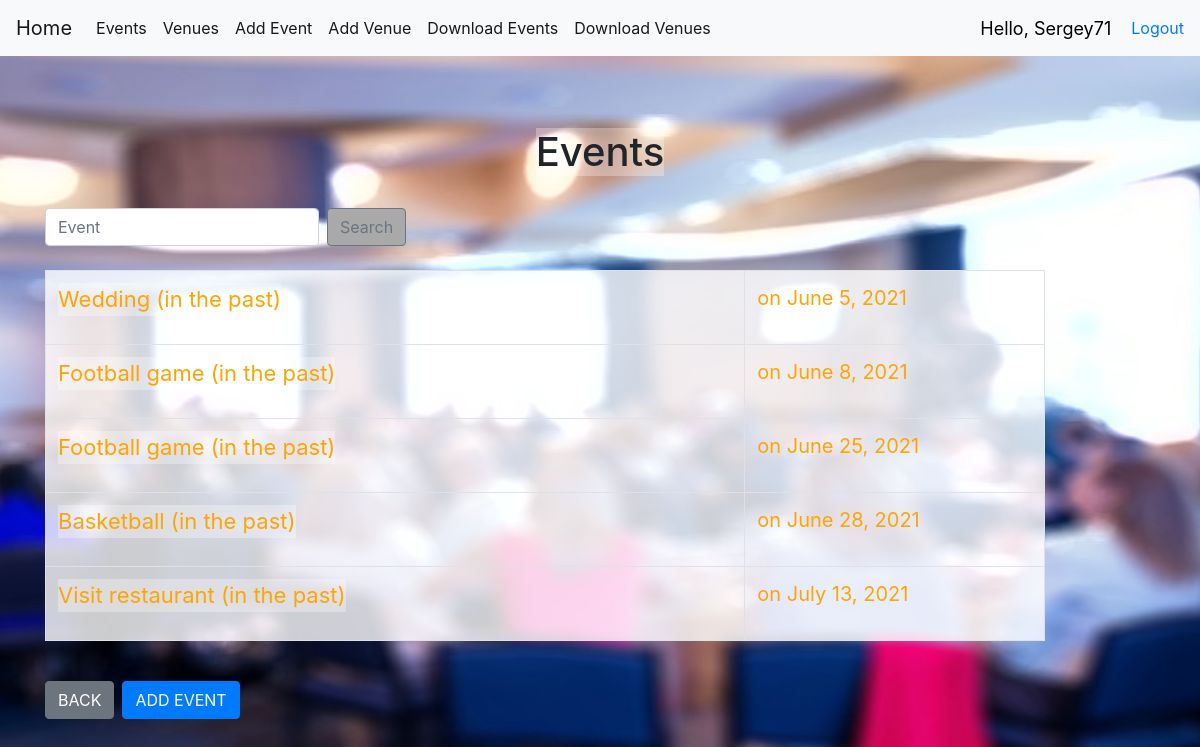
Page /events/ (signed in) on the earlier database version.
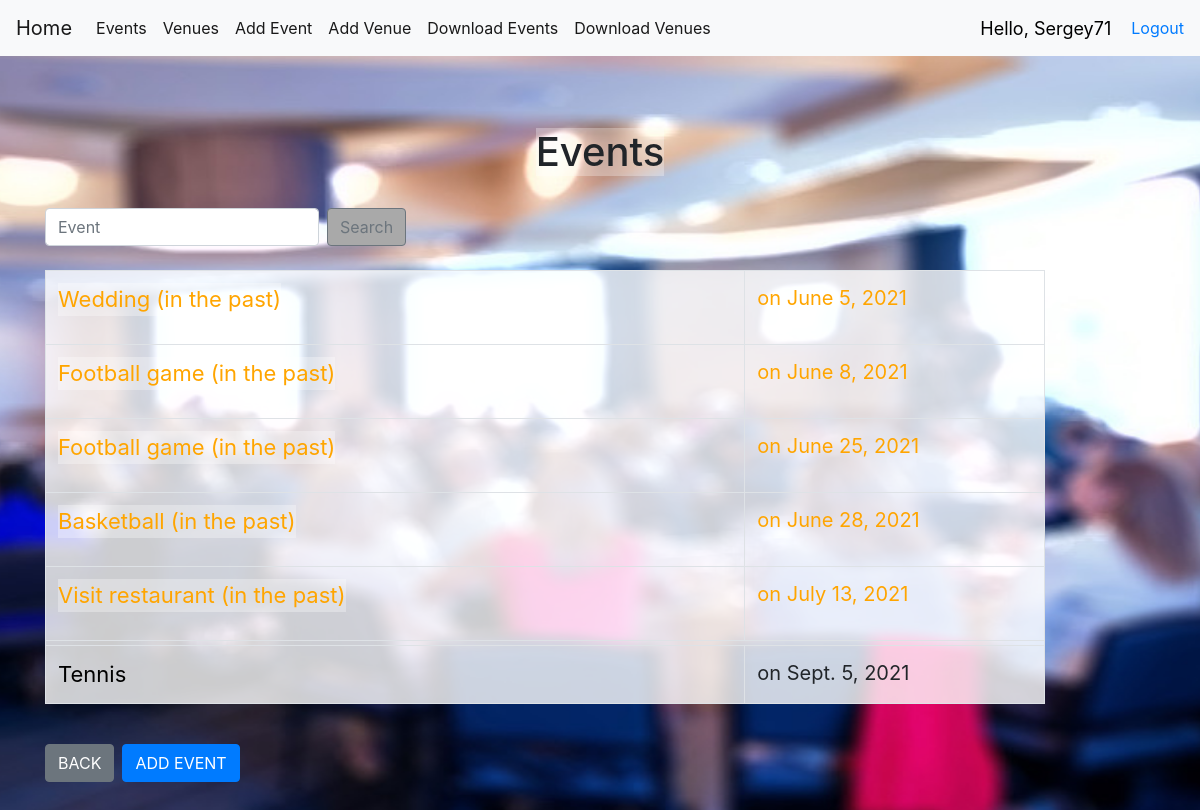
Same page on the later database version.
### events/models.py (models this page shows, shortened)
class Event(models.Model):
    name = models.CharField('Event Name', max_length=100)
    event_date = models.DateField('Event Date', default=timezone.now)
    start_time = models.TimeField()
    end_time = models.TimeField()
    manager = models.ForeignKey(User, blank=True, null=True, on_delete=models.SET_NULL)
    man_phone = models.CharField('Manager Phone', max_length=15)
    eve_description = models.TextField('Description', blank=True)
    venue = models.ForeignKey(Venue, blank=True, null=True, on_delete=models.CASCADE)
    attendees = models.ManyToManyField(EventUser, blank=True)
    def __str__(self):
        return self.name
    @property
    def is_past_due(self):
        return date.today() > self.event_date

### events/views.py (the view)
# urls.py: path('events/', views.all_events, name="list-events"),
@login_required(login_url='login')
def all_events(request):
    event_list = Event.objects.all().order_by('event_date')
    return render(request, 'events/list_event.html', {
                      "event_list": event_list,
                     })

### templates/events/list_event.html (shortened to what this page needs)
{% extends 'events/base_events.html' %}
{% block content %}
    <br/><br/>
<div class="center">
        <h1 class="opaqueWhite" style="text-align: center">Events</h1>
</div>
    <br/>
    <form class="form-inline my-2 my-lg-0" method= POST action="{% url 'search-events' %}">
      <input class="form-control mr-sm-2" type="search" placeholder="Event" aria-label="Search" name="searched">
      <button class="btn btn-outline-secondary my-2 my-sm-0" type="submit" style="background-color: darkgrey">Search</button>
    </form>
    <br/>
    <table class="table table-hover table-bordered" style="background-color: rgba(255, 255, 255, 0.8); width: 1000px">
        {% for event in event_list %}
            <tr>
                {% if event.is_past_due %}
                    <td>
                        <p style="color: orange; font-size:22px"><a href="{% url 'show-event' event.id %}" style="color: orange; font-size:22px"> {{ event }} </a> (in the past)  </p>
                    </td>
                    <td style="font-size: 20px; width: 30%;color: orange;">
                          on {{ event.event_date }}
                     </td>
                {% else %}
                    <tr height = 5px></tr>
                    <td>
                        <a href="{% url 'show-event' event.id %}" style="color: black; font-size:22px"> {{ event }} </a>
                    </td>
                    <td style="font-size: 20px; width: 30%;">
                          on {{ event.event_date }}
                     </td>
                {% endif %}
            </tr>
        {% endfor %}
    </table>
    <br/>
      <div class="btn-toolbar" role="toolbar" aria-label="Toolbar with button groups">
      <div class="btn-group mr-2" role="group" aria-label="First group">
         <a href="{%  url 'home' %}" class="btn btn-secondary" >BACK</a>
      </div>
      <div class="btn-group mr-2" role="group" aria-label="Second group">
        <a href="{%  url 'add-event' %}" class="btn btn-primary">ADD EVENT</a>
      </div>
    </div>
{% endblock %}

### templates/events/base_events.html (shortened to what this page needs)
<!doctype html>
{% load static %}
<html lang="en">
  <head>
    <link rel="stylesheet" type="text/css" href="{% static "css/VenueShine.css" %}">
    <link rel="stylesheet" href="https://stackpath.bootstrapcdn.com/bootstrap/4.4.1/css/bootstrap.min.css">
  </head>
  <body id="bg" style="background-image: url('{% static "images/bg4.jpeg"%}');">
    {% include 'events/navbar.html' %}
    <br/>
    <div class="container" style="align-content: center">
        {% block content %}
        {% endblock %}
    </div>
    <br/>
  </body>
</html>

### templates/events/navbar.html (shortened to what this page needs)
<nav class="navbar navbar-expand-lg navbar-light bg-light">
  <a class="navbar-brand" href="{% url 'home' %}">Home</a>
  <div class="collapse navbar-collapse" id="navbarSupportedContent">
    <ul class="navbar-nav mr-auto">
        <li class="nav-item active">
        <a class="nav-link" href="{% url 'list-events' %}">Events</a>
        </li>
        <li class="nav-item active">
        <a class="nav-link" href="{% url 'list-venues' %}">Venues</a>
        </li>
        <li class="nav-item active">
        <a class="nav-link" href="{% url 'add-event' %}">Add Event</a>
        </li>
        <li class="nav-item active">
        <a class="nav-link" href="{% url 'add-venue' %}">Add Venue</a>
        </li>
        <li class="nav-item active">
        <a class="nav-link" href="{% url 'text-events' %}">Download Events</a>
        </li>
        <li class="nav-item active">
        <a class="nav-link" href="{% url 'text-venue' %}">Download Venues</a>
        </li>
    </ul>
  </div>
    <span id="hello-msg">Hello, {{ request.user }}</span>
    <span><a href="{% url 'logout' %}">Logout</a></span>
</nav>

### static/css/VenueShine.css (style rules this page uses)
.center { text-align: center; }
.opaqueWhite { background-color: rgba(255, 255, 255, 0.3); display: inline-block }
h2, p { background-color: rgba(255, 255, 255, 0.3); display: inline-block; }
#bg { background-repeat: no-repeat; background-size: 1800px 900px; background-position: top; background-attachment: fixed; }

### templates/events/navbar.html (style rules this page uses)
#hello-msg { font-size:18px; color:black; margin-right: 20px; }

Differences in the rows shown:
added Event: name "Tennis", event_date "Sept. 5, 2021"
